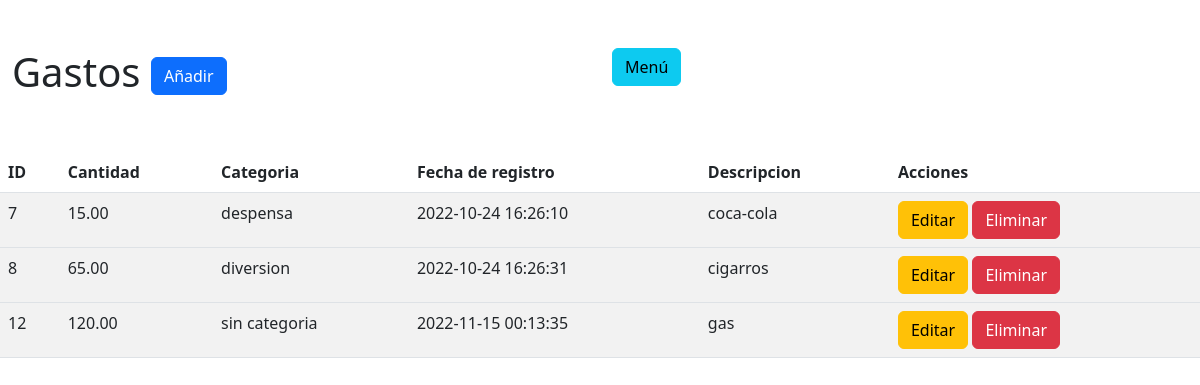
The app's page /spending_tracker/index.php with its own data.
### tables this page shows
CREATE TABLE `gastos` (
  `id` int(11) NOT NULL,
  `cantidad` float(8,2) NOT NULL,
  `categoria` int(11) NOT NULL,
  `fecha` timestamp NOT NULL DEFAULT current_timestamp(),
  `descripcion` varchar(255) NOT NULL
);

CREATE TABLE `gastos_categorias` (
  `id` int(11) NOT NULL,
  `nombre` varchar(255) NOT NULL
);

### spending_tracker/index.php (the view, shortened to what this page needs)
<?php
require_once("config../config.php");
$query = "SELECT g.id,g.Cantidad,c.Nombre as Categoria,g.Fecha,g.Descripcion, g.fecha FROM gastos g LEFT JOIN gastos_categorias c ON g.categoria = c.id";
$conexion->query($query);
$result = $conexion->query($query);
?>
<!DOCTYPE html>
<html lang="en">
<head>
<link href="https://cdn.jsdelivr.net/npm/bootstrap@5.2.2/dist/css/bootstrap.min.css" rel="stylesheet">
</head>
<body>
    <div class="container-fluid">
        <div class="row mt-5">
            <div class="col">
               <h1>Gastos <a href="form-insert.php" class="btn btn-primary" >Añadir</a></h1>
            </div>
            <div class="col">
          <a href="../menu/menu.php" class="btn btn-info" >Menú</a></h1>
          </div>
        </div>
    </div>
    <div class="row mt-5">
    <div class="col">
      <table class="table table-striped table-hover">
          <thead>
            <tr>
                <th>ID</th>
                <th>Cantidad</th>
                <th>Categoria</th>
                <th>Fecha de registro</th>
                <th>Descripcion</th>
                <th>Acciones</th>
</tr>
</thead>
<tbody>
    <?php
    while ($row = $result->fetch_assoc()) {
        ?>
    <tr>
        <td><?php echo $row["id"]; ?> </td>
        <td><?php echo $row["Cantidad"]; ?> </td>
        <td><?php echo $row["Categoria"]; ?> </td>
        <td><?php echo $row["Fecha"]; ?> </td>
        <td><?php echo $row["Descripcion"]; ?> </td>
        <td>
            <a href="../form-update.php?id=<?php echo $row["id"]; ?>" class="btn btn-warning" >Editar</a>
            <a href="../config/delete_spending.php?id=<?php echo $row["id"]; ?> " class="btn btn-danger" >Eliminar</a>
        </td>
</tr>
</tbody>
<?php } ?>
      </table>
    </div>
    </div>
</body>
</html>

### records on screen
gastos: id "7", cantidad "15.00", gastos_categorias.nombre "despensa", fecha "2022-10-24 16:26:10", descripcion "coca-cola"
gastos: id "8", cantidad "65.00", gastos_categorias.nombre "diversion", fecha "2022-10-24 16:26:31", descripcion "cigarros"
gastos: id "12", cantidad "120.00", gastos_categorias.nombre "sin categoria", fecha "2022-11-15 00:13:35", descripcion "gas"
